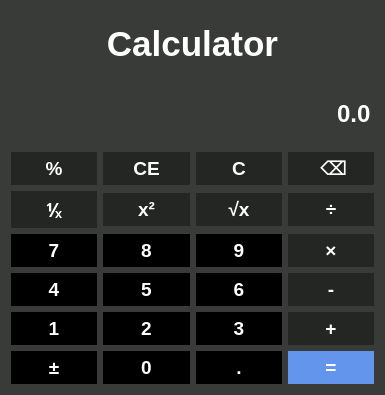
<?xml version="1.0" encoding="UTF-8"?>
<ui version="4.0">
 <class>Calculator</class>
 <widget class="QWidget" name="Calculator">
  <property name="geometry">
   <rect>
    <x>0</x>
    <y>0</y>
    <width>385</width>
    <height>395</height>
   </rect>
  </property>
  <property name="windowTitle">
   <string>Calculator</string>
  </property>
  <property name="styleSheet">
   <string notr="true">QWidget {
	background-color: #383B38;
	border: 0px solid black;
}</string>
  </property>
  <layout class="QGridLayout" name="gridLayout">
   <item row="5" column="3">
    <widget class="QPushButton" name="Multiply">
     <property name="font">
      <font>
       <pointsize>14</pointsize>
       <bold>true</bold>
      </font>
     </property>
     <property name="styleSheet">
      <string notr="true">QPushButton {
	padding: 5px;
	background-color: #242624;
	color: white;
}

QPushButton:hover {
	background-color: #707070;
}

QPushButton:pressed {
	background-color: #707070;
}</string>
     </property>
     <property name="text">
      <string>×</string>
     </property>
    </widget>
   </item>
   <item row="8" column="2">
    <widget class="QPushButton" name="DecimalDot">
     <property name="font">
      <font>
       <pointsize>14</pointsize>
       <bold>true</bold>
      </font>
     </property>
     <property name="styleSheet">
      <string notr="true">QPushButton {
	padding: 5px;
	background-color: black;
	color: white;
}

QPushButton:hover {
	background-color: #707070;
}

QPushButton:pressed {
	background-color: #707070;
}</string>
     </property>
     <property name="text">
      <string>.</string>
     </property>
    </widget>
   </item>
   <item row="6" column="3">
    <widget class="QPushButton" name="Subtract">
     <property name="font">
      <font>
       <pointsize>14</pointsize>
       <bold>true</bold>
      </font>
     </property>
     <property name="styleSheet">
      <string notr="true">QPushButton {
	padding: 5px;
	background-color: #242624;
	color: white;
}

QPushButton:hover {
	background-color: #707070;
}

QPushButton:pressed {
	background-color: #707070;
}</string>
     </property>
     <property name="text">
      <string>-</string>
     </property>
    </widget>
   </item>
   <item row="1" column="0" colspan="4">
    <widget class="QLineEdit" name="Result">
     <property name="sizePolicy">
      <sizepolicy hsizetype="Preferred" vsizetype="Preferred">
       <horstretch>0</horstretch>
       <verstretch>0</verstretch>
      </sizepolicy>
     </property>
     <property name="font">
      <font>
       <family>Arial</family>
       <pointsize>18</pointsize>
       <bold>true</bold>
      </font>
     </property>
     <property name="styleSheet">
      <string notr="true">QLineEdit {
	background-color: #383B38;
	color: white;
 	border: 0px solid black;
}</string>
     </property>
     <property name="text">
      <string>0.0</string>
     </property>
     <property name="alignment">
      <set>Qt::AlignRight|Qt::AlignTrailing|Qt::AlignVCenter</set>
     </property>
    </widget>
   </item>
   <item row="6" column="2">
    <widget class="QPushButton" name="Button_6">
     <property name="font">
      <font>
       <pointsize>14</pointsize>
       <bold>true</bold>
      </font>
     </property>
     <property name="styleSheet">
      <string notr="true">QPushButton {
	padding: 5px;
	background-color: black;
	color: white;
}

QPushButton:hover {
	background-color: #707070;
}

QPushButton:pressed {
	background-color: #707070;
}</string>
     </property>
     <property name="text">
      <string>6</string>
     </property>
    </widget>
   </item>
   <item row="4" column="1">
    <widget class="QPushButton" name="Square">
     <property name="font">
      <font>
       <pointsize>14</pointsize>
       <italic>false</italic>
       <bold>true</bold>
      </font>
     </property>
     <property name="styleSheet">
      <string notr="true">QPushButton {
	padding: 5px;
	background-color: #242624;
	color: white;
}

QPushButton:hover {
	background-color: #707070;
}

QPushButton:pressed {
	background-color: #707070;
}</string>
     </property>
     <property name="text">
      <string>x²</string>
     </property>
    </widget>
   </item>
   <item row="4" column="3">
    <widget class="QPushButton" name="Divide">
     <property name="font">
      <font>
       <pointsize>14</pointsize>
       <bold>true</bold>
      </font>
     </property>
     <property name="styleSheet">
      <string notr="true">QPushButton {
	padding: 5px;
	background-color: #242624;
	color: white;
}

QPushButton:hover {
	background-color: #707070;
}

QPushButton:pressed {
	background-color: #707070;
}</string>
     </property>
     <property name="text">
      <string>÷</string>
     </property>
    </widget>
   </item>
   <item row="8" column="3">
    <widget class="QPushButton" name="Equals">
     <property name="font">
      <font>
       <pointsize>14</pointsize>
       <bold>true</bold>
      </font>
     </property>
     <property name="styleSheet">
      <string notr="true">QPushButton {
	padding: 5px;
	background-color: #6495ED;
	color: white;
}

QPushButton:hover {
	background-color: #0000CD;
}

QPushButton:pressed {
	background-color: #0000CD;
}</string>
     </property>
     <property name="text">
      <string>=</string>
     </property>
    </widget>
   </item>
   <item row="8" column="1">
    <widget class="QPushButton" name="Button_0">
     <property name="font">
      <font>
       <pointsize>14</pointsize>
       <bold>true</bold>
      </font>
     </property>
     <property name="styleSheet">
      <string notr="true">QPushButton {
	padding: 5px;
	background-color: black;
	color: white;
}

QPushButton:hover {
	background-color: #707070;
}

QPushButton:pressed {
	background-color: #707070;
}</string>
     </property>
     <property name="text">
      <string>0</string>
     </property>
    </widget>
   </item>
   <item row="2" column="3">
    <widget class="QPushButton" name="Delete">
     <property name="font">
      <font>
       <pointsize>14</pointsize>
       <bold>true</bold>
      </font>
     </property>
     <property name="styleSheet">
      <string notr="true">QPushButton {
	padding: 5px;
	background-color: #242624;
	color: white;
}

QPushButton:hover {
	background-color: #707070;
}

QPushButton:pressed {
	background-color: #707070;
}</string>
     </property>
     <property name="text">
      <string> ⌫</string>
     </property>
    </widget>
   </item>
   <item row="2" column="0">
    <widget class="QPushButton" name="Percentage">
     <property name="font">
      <font>
       <pointsize>14</pointsize>
       <bold>true</bold>
      </font>
     </property>
     <property name="styleSheet">
      <string notr="true">QPushButton {
	padding: 5px;
	background-color: #242624;
	color: white;
}

QPushButton:hover {
	background-color: #707070;
}

QPushButton:pressed {
	background-color: #707070;
}</string>
     </property>
     <property name="text">
      <string>%</string>
     </property>
    </widget>
   </item>
   <item row="5" column="2">
    <widget class="QPushButton" name="Button_9">
     <property name="font">
      <font>
       <pointsize>14</pointsize>
       <bold>true</bold>
      </font>
     </property>
     <property name="styleSheet">
      <string notr="true">QPushButton {
	padding: 5px;
	background-color: black;
	color: white;
}

QPushButton:hover {
	background-color: #707070;
}

QPushButton:pressed {
	background-color: #707070;
}</string>
     </property>
     <property name="text">
      <string>9</string>
     </property>
    </widget>
   </item>
   <item row="6" column="0">
    <widget class="QPushButton" name="Button_4">
     <property name="font">
      <font>
       <pointsize>14</pointsize>
       <bold>true</bold>
      </font>
     </property>
     <property name="styleSheet">
      <string notr="true">QPushButton {
	padding: 5px;
	background-color: black;
	color: white;
}

QPushButton:hover {
	background-color: #707070;
}

QPushButton:pressed {
	background-color: #707070;
}</string>
     </property>
     <property name="text">
      <string>4</string>
     </property>
    </widget>
   </item>
   <item row="2" column="2">
    <widget class="QPushButton" name="ClearAll">
     <property name="font">
      <font>
       <pointsize>14</pointsize>
       <bold>true</bold>
      </font>
     </property>
     <property name="styleSheet">
      <string notr="true">QPushButton {
	padding: 5px;
	background-color: #242624;
	color: white;
}

QPushButton:hover {
	background-color: #707070;
}

QPushButton:pressed {
	background-color: #707070;
}</string>
     </property>
     <property name="text">
      <string>C</string>
     </property>
    </widget>
   </item>
   <item row="2" column="1">
    <widget class="QPushButton" name="ClearEntry">
     <property name="font">
      <font>
       <pointsize>14</pointsize>
       <bold>true</bold>
      </font>
     </property>
     <property name="styleSheet">
      <string notr="true">QPushButton {
	padding: 5px;
	background-color: #242624;
	color: white;
}

QPushButton:hover {
	background-color: #707070;
}

QPushButton:pressed {
	background-color: #707070;
}</string>
     </property>
     <property name="text">
      <string>CE</string>
     </property>
    </widget>
   </item>
   <item row="4" column="0">
    <widget class="QPushButton" name="Fraction">
     <property name="font">
      <font>
       <pointsize>14</pointsize>
       <italic>false</italic>
       <bold>true</bold>
      </font>
     </property>
     <property name="styleSheet">
      <string notr="true">QPushButton {
	padding: 5px;
	background-color: #242624;
	color: white;
}

QPushButton:hover {
	background-color: #707070;
}

QPushButton:pressed {
	background-color: #707070;
}</string>
     </property>
     <property name="text">
      <string>⅟ₓ</string>
     </property>
    </widget>
   </item>
   <item row="7" column="1">
    <widget class="QPushButton" name="Button_2">
     <property name="font">
      <font>
       <pointsize>14</pointsize>
       <bold>true</bold>
      </font>
     </property>
     <property name="styleSheet">
      <string notr="true">QPushButton {
	padding: 5px;
	background-color: black;
	color: white;
}

QPushButton:hover {
	background-color: #707070;
}

QPushButton:pressed {
	background-color: #707070;
}</string>
     </property>
     <property name="text">
      <string>2</string>
     </property>
    </widget>
   </item>
   <item row="7" column="0">
    <widget class="QPushButton" name="Button_1">
     <property name="font">
      <font>
       <pointsize>14</pointsize>
       <bold>true</bold>
      </font>
     </property>
     <property name="styleSheet">
      <string notr="true">QPushButton {
	padding: 5px;
	background-color: black;
	color: white;
}

QPushButton:hover {
	background-color: #707070;
}

QPushButton:pressed {
	background-color: #707070;
}</string>
     </property>
     <property name="text">
      <string>1</string>
     </property>
    </widget>
   </item>
   <item row="8" column="0">
    <widget class="QPushButton" name="SignChange">
     <property name="font">
      <font>
       <pointsize>14</pointsize>
       <bold>true</bold>
      </font>
     </property>
     <property name="styleSheet">
      <string notr="true">QPushButton {
	padding: 5px;
	background-color: black;
	color: white;
}

QPushButton:hover {
	background-color: #707070;
}

QPushButton:pressed {
	background-color: #707070;
}</string>
     </property>
     <property name="text">
      <string>±</string>
     </property>
    </widget>
   </item>
   <item row="7" column="2">
    <widget class="QPushButton" name="Button_3">
     <property name="font">
      <font>
       <pointsize>14</pointsize>
       <bold>true</bold>
      </font>
     </property>
     <property name="styleSheet">
      <string notr="true">QPushButton {
	padding: 5px;
	background-color: black;
	color: white;
}

QPushButton:hover {
	background-color: #707070;
}

QPushButton:pressed {
	background-color: #707070;
}</string>
     </property>
     <property name="text">
      <string>3</string>
     </property>
    </widget>
   </item>
   <item row="6" column="1">
    <widget class="QPushButton" name="Button_5">
     <property name="font">
      <font>
       <pointsize>14</pointsize>
       <bold>true</bold>
      </font>
     </property>
     <property name="styleSheet">
      <string notr="true">QPushButton {
	padding: 5px;
	background-color: black;
	color: white;
}

QPushButton:hover {
	background-color: #707070;
}

QPushButton:pressed {
	background-color: #707070;
}</string>
     </property>
     <property name="text">
      <string>5</string>
     </property>
    </widget>
   </item>
   <item row="5" column="1">
    <widget class="QPushButton" name="Button_8">
     <property name="font">
      <font>
       <pointsize>14</pointsize>
       <bold>true</bold>
      </font>
     </property>
     <property name="styleSheet">
      <string notr="true">QPushButton {
	padding: 5px;
	background-color: black;
	color: white;
}

QPushButton:hover {
	background-color: #707070;
}

QPushButton:pressed {
	background-color: #707070;
}</string>
     </property>
     <property name="text">
      <string>8</string>
     </property>
    </widget>
   </item>
   <item row="4" column="2">
    <widget class="QPushButton" name="SquareRoot">
     <property name="font">
      <font>
       <pointsize>14</pointsize>
       <italic>false</italic>
       <bold>true</bold>
      </font>
     </property>
     <property name="styleSheet">
      <string notr="true">QPushButton {
	padding: 5px;
	background-color: #242624;
	color: white;
}

QPushButton:hover {
	background-color: #707070;
}

QPushButton:pressed {
	background-color: #707070;
}</string>
     </property>
     <property name="text">
      <string>√x</string>
     </property>
    </widget>
   </item>
   <item row="7" column="3">
    <widget class="QPushButton" name="Add">
     <property name="font">
      <font>
       <pointsize>14</pointsize>
       <bold>true</bold>
      </font>
     </property>
     <property name="styleSheet">
      <string notr="true">QPushButton {
	padding: 5px;
	background-color: #242624;
	color: white;
}

QPushButton:hover {
	background-color: #707070;
}

QPushButton:pressed {
	background-color: #707070;
}</string>
     </property>
     <property name="text">
      <string>+</string>
     </property>
    </widget>
   </item>
   <item row="5" column="0">
    <widget class="QPushButton" name="Button_7">
     <property name="font">
      <font>
       <pointsize>14</pointsize>
       <bold>true</bold>
      </font>
     </property>
     <property name="styleSheet">
      <string notr="true">QPushButton {
	padding: 5px;
	background-color: black;
	color: white;
}

QPushButton:hover {
	background-color: #707070;
}

QPushButton:pressed {
	background-color: #707070;
}</string>
     </property>
     <property name="text">
      <string>7</string>
     </property>
    </widget>
   </item>
   <item row="0" column="0" colspan="4">
    <widget class="QLabel" name="label">
     <property name="font">
      <font>
       <pointsize>26</pointsize>
       <italic>false</italic>
       <bold>true</bold>
      </font>
     </property>
     <property name="styleSheet">
      <string notr="true">QLabel {
	color: white;
}</string>
     </property>
     <property name="text">
      <string>Calculator</string>
     </property>
     <property name="alignment">
      <set>Qt::AlignCenter</set>
     </property>
    </widget>
   </item>
  </layout>
 </widget>
 <resources/>
 <connections/>
</ui>
